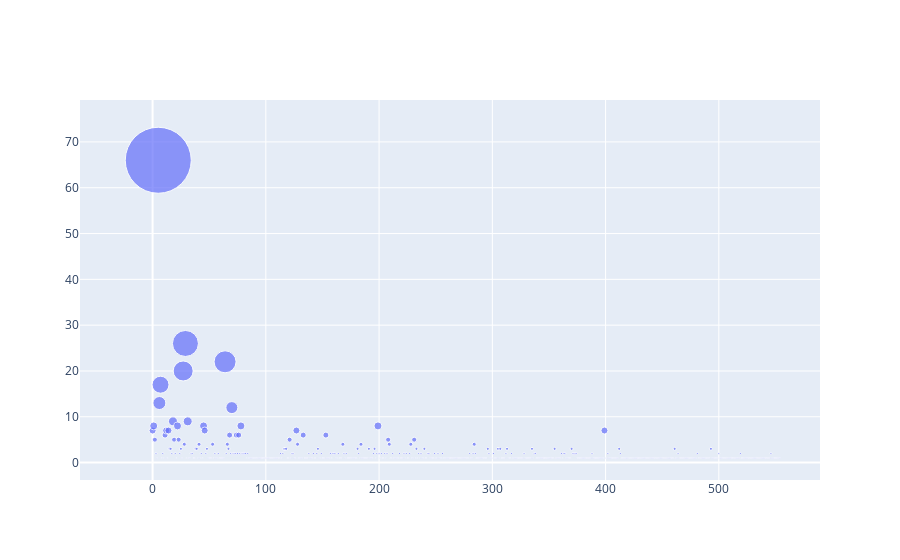

The code cell stored with this chart in its notebook:
### Code cell
fig = go.Figure(data=[go.Scatter(
    x = [n for n in range(len(clean_voc))],
    y = [count for count in clean_voc.values()],
    text = [word for word in clean_voc.keys()],
    mode = 'markers',
    marker=dict(
        size=[count for count in clean_voc.values()]
    )
)])

fig.show()

### Figure 1 — Plotly figure (JSON) as saved in the notebook; plotly's stock layout.template omitted (floating-point values rounded to 4 significant figures; data arrays with more than 128 entries replaced by an {"elided": "..."} marker saying what was removed)
{"data": [{"marker": {"size": {"elided": "555 int values"}}, "mode": "markers", "text": {"elided": "555 str values"}, "type": "scatter", "x": {"elided": "555 int values"}, "y": {"elided": "555 int values"}}], "layout": {}}
